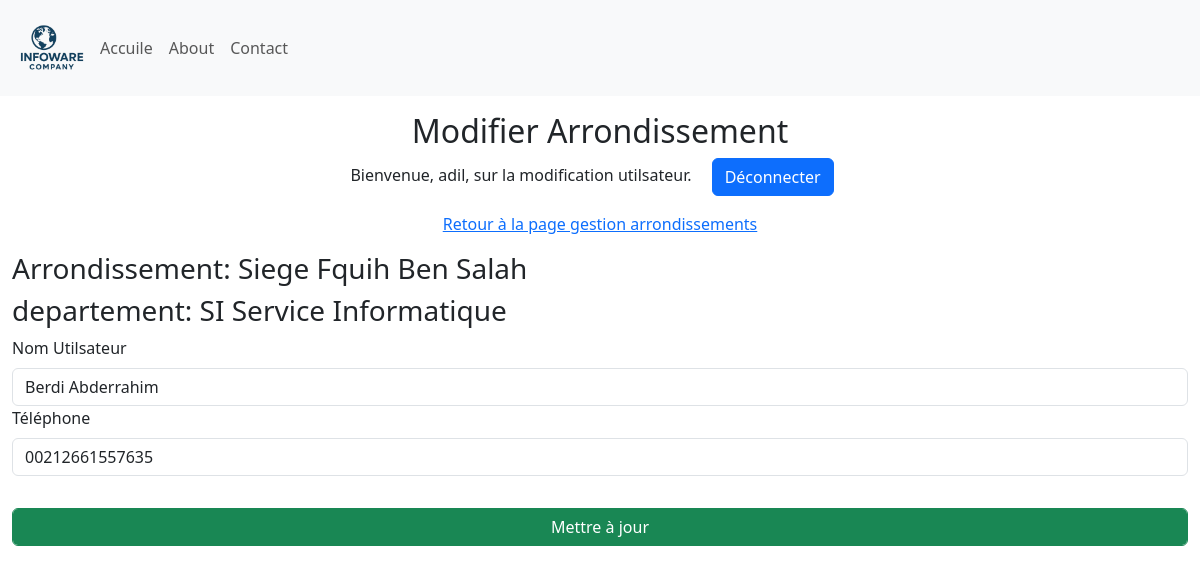
Page /update_Utilisateur/1 (signed in) on the earlier database version.
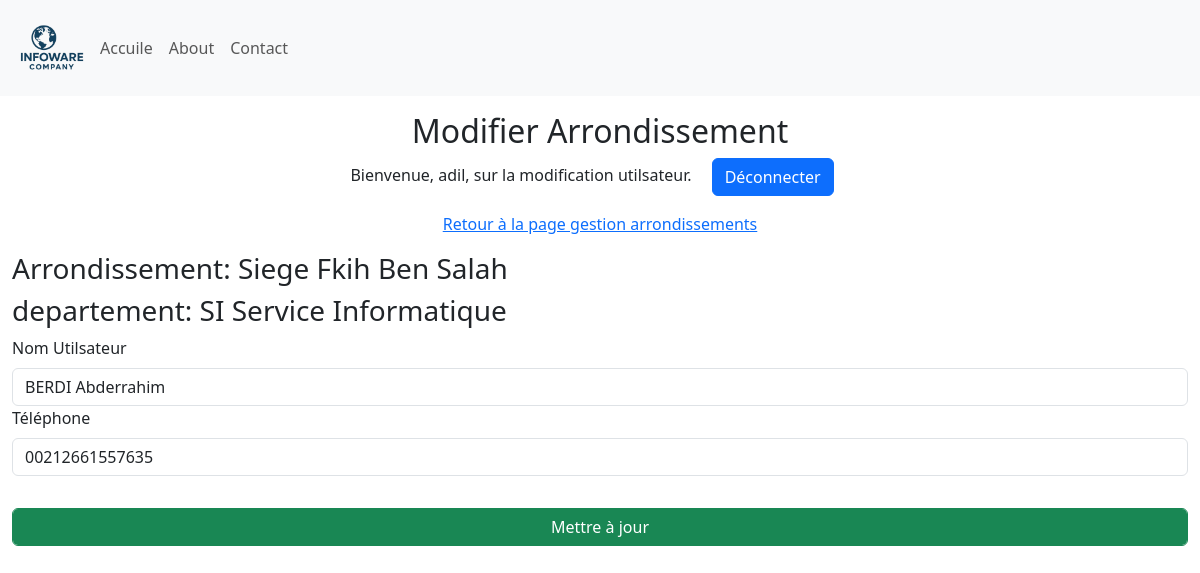
Same page on the later database version.
### Site/models.py (models this page shows, shortened)
class Arondissement(db.Model):
    id = db.Column(db.Integer, primary_key=True)
    arondissement = db.Column(db.String(25), unique=True, nullable=False)
    departement = db.relationship('Departement', backref='Departement', lazy=True)

class Utilisateur(db.Model):
    id = db.Column(db.Integer, primary_key=True)
    nomUtilisateur = db.Column(db.String(50), unique=True, nullable=False)
    Telephone = db.Column(db.String(20), nullable=True)
    departement = db.Column(db.Integer, db.ForeignKey('departement.id'), nullable=False)

### Site/dashbord/utilisateur.py (the view, shortened to what this page needs)
@utilisateur.route('/update_Utilisateur/<int:id>', methods=['GET', 'POST'])
def update_Utilisateur(id):
    if 'user' not in session:
        return redirect(url_for('admin.admin'))
    utilisateur = Utilisateur.query.get(id)
    departement = Departement.query.get(utilisateur.departement)
    arrondissement = Arondissement.query.get(departement.arondissement)
    return render_template('update_utilisateur.html', name=session['user'], utilisateur=utilisateur, arrondissement=arrondissement, departement=departement)

### Site/templates/update_utilisateur.html (shortened to what this page needs)
{% extends 'base.html' %}
{% block body %}
<div class="container-fluid">
    <div class="row">
        <div class="col-12  my-3">
            <div class="text-center">
                <h2>Modifier Arrondissement</h2>
                <p>Bienvenue, {{ name }}, sur la modification utilsateur. <a class="mx-3 btn btn-primary" href="{{ url_for('admin.logout') }}"">Déconnecter</a></p>
                <p><a href="{{ url_for('arrondissement.manage_Arrondissements') }}">Retour à la page gestion arrondissements</a> </p>
            </div>
           <form method="POST">
                <div class="mb-3">
                    <h3>Arrondissement: {{ arrondissement.arondissement }}</h3>
                    <h3>departement: {{ departement.departement }}</h3>
                    <label for="utilsateurName" class="form-label">Nom Utilsateur</label>
                    <input type="text" class="form-control" id="utilsateurName" name="utilsateurName" value="{{ utilisateur.nomUtilisateur }}" required>
                    <label for="telephone" class="form-label">Téléphone</label>
                    <input type="text" class="form-control" id="telephone" name="telephone" value="{{ utilisateur.Telephone }}">
                </div>
                <div class="mb-3">
                    <input type="submit" class="form-control btn btn-success mt-3" value="Mettre à jour">
                </div>
            </form>
        </div>
    </div>
</div>
{% endblock %}

Differences in the rows shown:
changed Arondissement: arondissement "Siege Fquih Ben Salah" → "Siege Fkih Ben Salah"
changed Utilisateur: utilsateurName "Berdi Abderrahim" → "BERDI Abderrahim"
